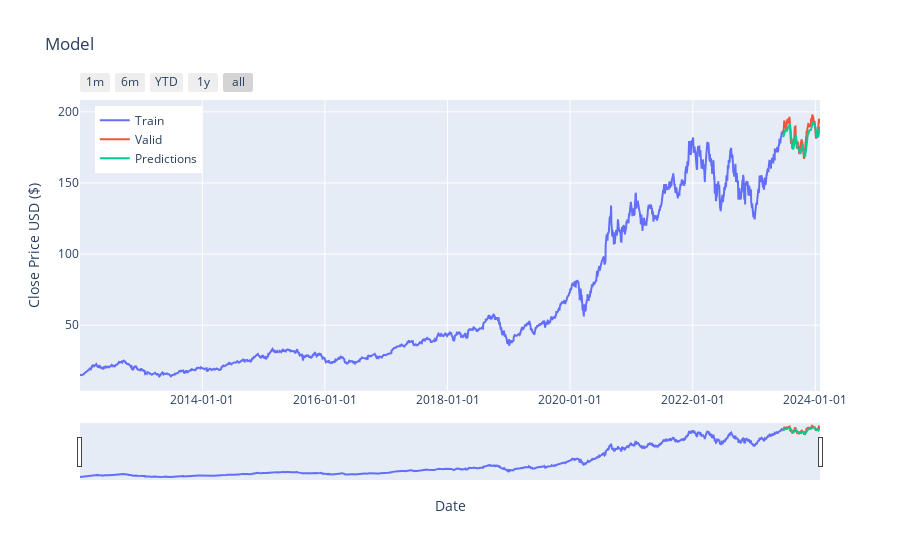

The notebook cell this image was saved under:
### Markdown cell above
The output you've obtained, 4.89138897349623, represents the root mean squared error (RMSE) between the predicted price values and the actual price values in testing dataset.

Here's what this analysis means:

Root Mean Squared Error (RMSE): RMSE is a measure of the differences between predicted values and actual values. It's a common metric used to evaluate the performance of regression models, including forecasting models like the one you've built.

Interpretation of RMSE: In this context, an RMSE of 4.89138897349623 suggests that, on average, the predicted price values from model differ from the actual price values by approximately $4.89.

Model Evaluation: A lower RMSE indicates better performance of the model, as it means that the model's predictions are closer to the actual values. However, the interpretation of RMSE also depends on the scale of the target variable. In your case, the RMSE suggests that the model's predictions are relatively close to the actual prices.

Further Considerations: While RMSE provides a useful measure of prediction accuracy, it's important to consider it in the context of  specific application and compare it with alternative models or baseline methods to assess the model's effectiveness.

Overall, an RMSE of 4.89138897349623 suggests that your LSTM model is providing reasonably accurate predictions, but further analysis and evaluation may be needed to fully assess its performance and suitability for forecasting task.

### Code cell
import plotly.graph_objs as go

# Plot the data
train = data[:training_data_len]
valid = data[training_data_len:]
valid['Predictions'] = predictions
# Create traces for the data
trace_train = go.Scatter(x=train.index, y=train['Close'], mode='lines', name='Train')
trace_valid_close = go.Scatter(x=valid.index, y=valid['Close'], mode='lines', name='Valid')
trace_predictions = go.Scatter(x=valid.index, y=valid['Predictions'], mode='lines', name='Predictions')

# Create layout for the plot
layout = go.Layout(
    title='Model',
    xaxis=dict(title='Date', tickformat='%Y-%m-%d'),
    yaxis=dict(title='Close Price USD ($)'),
    hovermode='x',
    legend=dict(x=0.02, y=0.98)
)

# Combine traces and layout into a figure
fig = go.Figure(data=[trace_train, trace_valid_close, trace_predictions], layout=layout)

# Add option for range slider and buttons
fig.update_layout(
    xaxis=dict(
        rangeselector=dict(
            buttons=list([
                dict(count=1, label="1m", step="month", stepmode="backward"),
                dict(count=6, label="6m", step="month", stepmode="backward"),
                dict(count=1, label="YTD", step="year", stepmode="todate"),
                dict(count=1, label="1y", step="year", stepmode="backward"),
                dict(step="all")
            ])
        ),
        rangeslider=dict(visible=True),
        type="date"
    )
)

# Show the plot
fig.show()

### Figure 1 — Plotly figure (JSON) as saved in the notebook; plotly's stock layout.template omitted (floating-point values rounded to 4 significant figures; data arrays with more than 128 entries replaced by an {"elided": "..."} marker saying what was removed)
{"data": [{"mode": "lines", "name": "Train", "type": "scatter", "x": {"elided": "2886 str values"}, "y": {"elided": "2886 float values"}}, {"mode": "lines", "name": "Valid", "type": "scatter", "x": {"elided": "151 str values"}, "y": {"elided": "151 float values"}}, {"mode": "lines", "name": "Predictions", "type": "scatter", "x": {"elided": "151 str values"}, "y": {"elided": "151 float values"}}], "layout": {"hovermode": "x", "legend": {"x": 0.02, "y": 0.98}, "title": {"text": "Model"}, "xaxis": {"rangeselector": {"buttons": [{"count": 1, "label": "1m", "step": "month", "stepmode": "backward"}, {"count": 6, "label": "6m", "step": "month", "stepmode": "backward"}, {"count": 1, "label": "YTD", "step": "year", "stepmode": "todate"}, {"count": 1, "label": "1y", "step": "year", "stepmode": "backward"}, {"step": "all"}]}, "rangeslider": {"visible": true}, "tickformat": "%Y-%m-%d", "title": {"text": "Date"}, "type": "date"}, "yaxis": {"title": {"text": "Close Price USD ($)"}}}}
